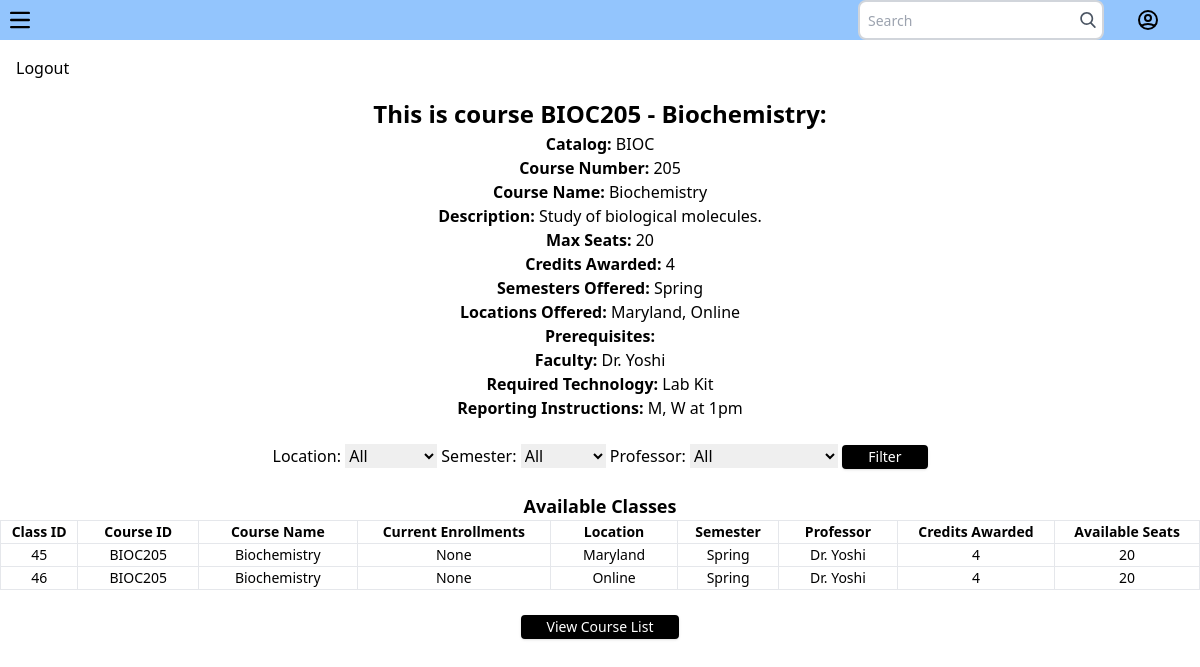
/course/BIOC205 (signed in), run on the app's committed database.
### src/app.py (models this page shows, shortened)
class Course(db.Model):
    __tablename__ = 'courses'
    catalog = db.Column(db.String(4), nullable=False)
    course_number = db.Column(db.Integer, nullable=False)
    course_id = db.Column(db.String(7), primary_key=True, unique=True)
    semesters_offered = db.Column(JSON, nullable=True)
    course_name = db.Column(db.String(250), nullable=True)
    description = db.Column(db.String(250), nullable=True)
    max_seats = db.Column(db.Integer, nullable=False)
    locations_offered = db.Column(JSON, nullable=True)
    prereqs = db.Column(JSON, nullable=True)
    faculty = db.Column(JSON, nullable=True)
    credits_awarded = db.Column(db.Integer, nullable=False)
    required_technology = db.Column(db.String(250), nullable=True)
    reporting_instructions = db.Column(db.String(250), nullable=True)

class Class(db.Model):
    __tablename__ = 'classes'
    class_id = db.Column(db.Integer, primary_key=True, nullable=False)
    course_id = db.Column(db.String(7), db.ForeignKey('courses.course_id'))
    course_name = db.Column(db.String(250), nullable=True)
    current_enrollments = db.Column(JSON, nullable=True)
    location = db.Column(db.String(64), nullable=False)
    semester = db.Column(db.String(8), nullable=False)
    professor = db.Column(db.String(64), nullable=False)
    credits_awarded = db.Column(db.Integer, nullable=False)
    available_seats = db.Column(db.Integer, nullable=False)

### src/app.py (the view)
@app.route('/course/<course_id>')
@login_required
def course_details(course_id):
    selected_location = request.args.get('location', '')
    selected_semester = request.args.get('semester', '')
    selected_professor = request.args.get('professor', '')
    course = Course.query.get_or_404(course_id)
    all_classes = Class.query.filter_by(course_id=course_id).order_by(asc(Class.class_id))
    if selected_location:
        all_classes = all_classes.filter_by(location=selected_location)
    if selected_semester:
        all_classes = all_classes.filter_by(semester=selected_semester)
    if selected_professor:
        all_classes = all_classes.filter_by(professor=selected_professor)
    locations = Class.query.with_entities(Class.location).distinct().all()
    semesters = Class.query.with_entities(Class.semester).distinct().all()
    professors = Class.query.with_entities(Class.professor).distinct().all()
    semesters.sort()
    locations.sort()
    professors.sort()
    return render_template('course_details.html',
                           course=course,
                           all_classes=all_classes,
                           locations=[loc[0] for loc in locations],
                           semesters=[sem[0] for sem in semesters],
                           professors=[prof[0] for prof in professors])

### src/app.py (called while the page is built)
@login_mgr.user_loader
def load_user(id):
    return User.query.get(int(id))

### src/templates/course_details.html (shortened to what this page needs)
<!DOCTYPE html>
<html lang="en">
<head>
    <link rel="stylesheet" href="{{url_for('static', filename='dist/css/table.css')}}">
</head>
<body>
    <nav class="bg-blue-300 w-full">
        <div class="flex justify-between">
            <div>
                <button data-collapse-toggle="navbar-hamburger" type="button" class="inline-flex items-center justify-center p-2 w-10 h-10 text-sm text-black rounded-lg aria-controls="navbar-hamburger" aria-expanded="false">
                    <svg class="w-5 h-5" aria-hidden="true" xmlns="http://www.w3.org/2000/svg" fill="none" viewBox="0 0 17 14">
                        <path stroke="currentColor" stroke-linecap="round" stroke-linejoin="round" stroke-width="2" d="M1 1h15M1 7h15M1 13h15"/>
                    </svg>
                </button>
            </div>
            <div class="relative flex justify-between right-10">
                <div class="relative right-8">
                    <input
                        class="border-2 border-gray-300 bg-white h-10 pl-2 pr-8 rounded-lg text-sm focus:outline-none"
                        type="search" name="search" placeholder="Search">
                    <button type="submit" class="absolute right-0 top-0 mt-3 mr-2">
                    </button>
                </div>
                <a class="relative flex items-center" href="#">
                </a>
            </div>
        </div>
    </nav>
    <aside class="bg-gray-100 w-64 h-full fixed top-0 left-0 p-4">
        <ul>
            <li><a href="{{url_for('logout')}}" class="block text-black hover:text-blue-600">Logout</a></li>
        </ul>
    </aside>
    <main class="ml-64 p-8 text-center">
        <h2 class="text-3xl md:text-3xl font-extrabold;" style=" font-weight: bold; font-size: x-large;">
            This is course  {{ course.course_id }} - {{ course.course_name }}:
        </h2>
        <ul>
            <li style="text-align: center;"><strong>Catalog:</strong> {{ course.catalog }}</li>
            <li style="text-align: center;"><strong>Course Number:</strong> {{ course.course_number }}</li>
            <li style="text-align: center;"><strong>Course Name:</strong> {{ course.course_name }}</li>
            <li style="text-align: center;"><strong>Description:</strong> {{ course.description }}</li>
            <li style="text-align: center;"><strong>Max Seats:</strong> {{ course.max_seats }}</li>
            <li style="text-align: center;"><strong>Credits Awarded:</strong> {{ course.credits_awarded }}</li>
            <li style="text-align: center;"><strong>Semesters Offered:</strong> {{ course.semesters_offered | join(', ') }}</li>
            <li style="text-align: center;"><strong>Locations Offered:</strong> {{ course.locations_offered | join(', ') }}</li>
            <li style="text-align: center;"><strong>Prerequisites:</strong> {{ course.prereq }}</li>
            <li style="text-align: center;"><strong>Faculty:</strong> {{ course.faculty | join(', ') }}</li>
            <li style="text-align: center;"><strong>Required Technology:</strong> {{ course.required_technology }}</li>
            <li style="text-align: center;"><strong>Reporting Instructions:</strong> {{ course.reporting_instructions }}</li>
            <br>
        </ul>
        <form method="GET" action="{{ url_for('course_details', course_id=course.course_id) }}">
            <label for="location">Location:</label>
            <select name="location" id="location">
                <option value="">All</option>
            </select>
            <label for="semester">Semester:</label>
            <select name="semester" id="semester">
                <option value="">All</option>
            </select>
            <label for="professor">Professor:</label>
            <select name="professor" id="professor">
                <option value="">All</option>
            </select>
            <button type="submit"class="text-white hover:text-black bg-black hover:bg-white
            font-medium text-sm px-6 py-2 border-2 border-black shadow rounded transition duration-200">Filter</button>
        </form>
        <br>
        <h2 style="font-weight: bold; font-size: large; ">Available Classes</h2>
        <div class="relative overflow-x-auto shadow-md sm:rounded-lg">
        <table class="px-2 py-2 w-full text-sm text-left rtl:text-right text-black-500 dark:text-gray-400 border border-gray-400">
            <thead class="text-xs text-gray-700 uppercase dark:text-gray-400 border border-gray-400">
                <tr>
                    <th scope="col" class="px-1 py-2 border border-gray-400">Class ID</th>
                    <th scope="col" class="px-1 py-2 border border-gray-400">Course ID</th>
                    <th scope="col" class="px-1 py-2 border border-gray-400">Course Name</th>
                    <th scope="col" class="px-1 py-2 border border-gray-400">Current Enrollments</th>
                    <th scope="col" class="px-1 py-2 border border-gray-400">Location</th>
                    <th scope="col" class="px-1 py-2 border border-gray-400">Semester</th>
                    <th scope="col" class="px-1 py-2 border border-gray-400">Professor</th>
                    <th scope="col" class="px-1 py-2 border border-gray-400">Credits Awarded</th>
                    <th scope="col" class="px-1 py-2 border border-gray-400">Available Seats</th>
                </tr>
            </thead>
            <tbody>
                {% for class in all_classes %}
                    {% if class.course_id == course.course_id %}
                        <tr>
                            <td class="px-4 py-2 border border-gray-400">{{ class.class_id }}</td>
                            <td class="px-4 py-2 border border-gray-400">{{ class.course_id }}</td>
                            <td class="px-4 py-2 border border-gray-400">{{ class.course_name }}</td>
                            <td class="px-4 py-2 border border-gray-400">{{ class.current_enrollments }}</td>
                            <td class="px-4 py-2 border border-gray-400">{{ class.location }}</td>
                            <td class="px-4 py-2 border border-gray-400">{{ class.semester }}</td>
                            <td class="px-4 py-2 border border-gray-400">{{ class.professor }}</td>
                            <td class="px-4 py-2 border border-gray-400">{{ class.credits_awarded }}</td>
                            <td class="px-4 py-2 border border-gray-400">{{ class.available_seats }}</td>
                        </tr>
                    {% endif %}
                {% endfor %}
            </tbody>
        </table>
    </main>
    <br>
    <div style="text-align: center;">
        <a href="{{url_for('view_courses')}}" >
            <button type="submit"class="text-white hover:text-black bg-black hover:bg-white
            font-medium text-sm px-6 py-2 border-2 border-black shadow rounded transition duration-200">View Course List</button>
        </a><br>
</body>
</html>

### data on the page
Course: course_id "BIOC205", course_name "Biochemistry", catalog "BIOC", course_number "205", description "Study of biological molecules.", max_seats "20", credits_awarded "4", semesters_offered "Spring", locations_offered "Maryland, Online", faculty "Dr. Yoshi", required_technology "Lab Kit", reporting_instructions "M, W at 1pm"
Class: class_id "45", course_id "BIOC205", course_name "Biochemistry", current_enrollments "None", location "Maryland", semester "Spring", professor "Dr. Yoshi", credits_awarded "4", available_seats "20"
Class: class_id "46", course_id "BIOC205", course_name "Biochemistry", current_enrollments "None", location "Online", semester "Spring", professor "Dr. Yoshi", credits_awarded "4", available_seats "20"
